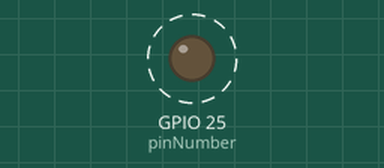
Bench run of a program on a simulated Raspberry Pi (BCM pin numbers). Parts: output pins drawn as LEDs (lit = HIGH). Dashed ring = blinking. What the program prints to the terminal is not drawn. At 8.4 s the program stops and its outputs stay as they are.

Above: at 1.1 s.
Timing chart, 0 to 4.8 s (numbered marks = the images above):
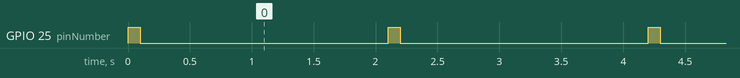

Measured:
- by itself, GPIO 25 (pinNumber): alternates HIGH for 0.10 s and LOW for 2.0 s, 8 changes in all, then stays LOW

The program:

send_pulse_test.py
```python
import RPi.GPIO as GPIO
from time import sleep

GPIO.setmode(GPIO.BCM)
GPIO.setwarnings(False)

# Set pin numbers
pinNumber = 25
GPIO.setup(pinNumber, GPIO.OUT)

def pulse():
	GPIO.output(pinNumber, GPIO.HIGH)
	sleep(0.1)
	GPIO.output(pinNumber, GPIO.LOW)
	print("Pulse sent!")

for i in range(4):
	pulse()
	sleep(2)

print("Cleanup GPIO..")
GPIO.cleanup()
```
